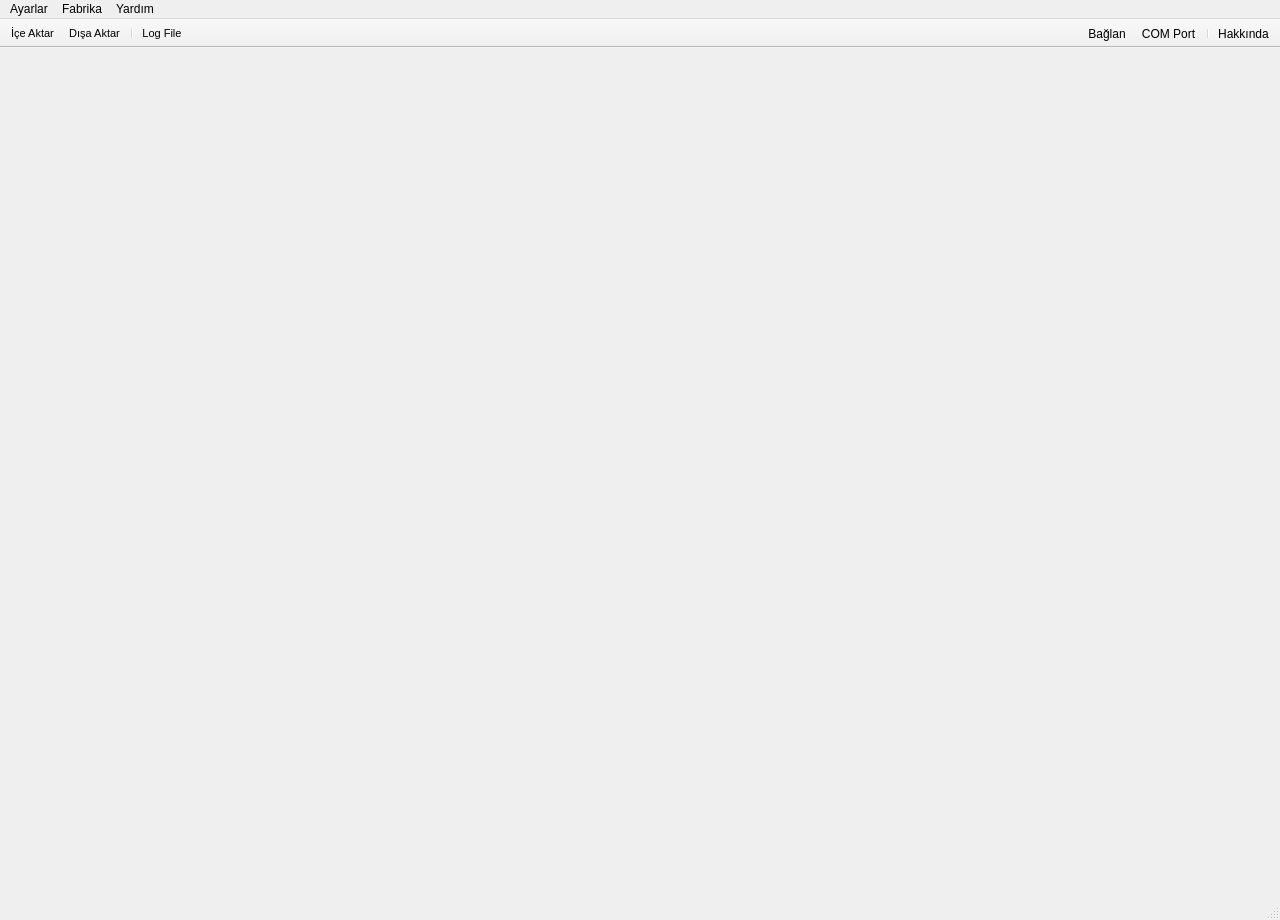
<?xml version="1.0" encoding="UTF-8"?>
<ui version="4.0">
 <class>MainWindow</class>
 <widget class="QMainWindow" name="MainWindow">
  <property name="geometry">
   <rect>
    <x>0</x>
    <y>0</y>
    <width>1280</width>
    <height>920</height>
   </rect>
  </property>
  <property name="windowTitle">
   <string>OnLab Studio</string>
  </property>
  <property name="styleSheet">
   <string notr="true"/>
  </property>
  <widget class="QWidget" name="centralwidget">
   <layout class="QVBoxLayout" name="verticalLayout_2">
    <property name="spacing">
     <number>3</number>
    </property>
    <property name="leftMargin">
     <number>3</number>
    </property>
    <property name="topMargin">
     <number>3</number>
    </property>
    <property name="rightMargin">
     <number>3</number>
    </property>
    <property name="bottomMargin">
     <number>0</number>
    </property>
    <item>
     <widget class="QSplitter" name="splitter">
      <property name="minimumSize">
       <size>
        <width>3</width>
        <height>7</height>
       </size>
      </property>
      <property name="autoFillBackground">
       <bool>false</bool>
      </property>
      <property name="styleSheet">
       <string notr="true">/*QSplitter[orientation=&quot;1&quot;]::handle {
	border: 1px solid #567dbc;
	min-width: 2px;	
	max-width: 2px;
    min-height: 100px;	
	max-height: 100px;
	
}*/
/*QSplitte::handle::horizontal {
	border: 3px dashed blue;
	margin: 50px 1px;
	min-width: 10px;	
	max-width: 10px;
}*/</string>
      </property>
      <property name="frameShape">
       <enum>QFrame::NoFrame</enum>
      </property>
      <property name="frameShadow">
       <enum>QFrame::Plain</enum>
      </property>
      <property name="lineWidth">
       <number>0</number>
      </property>
      <property name="midLineWidth">
       <number>0</number>
      </property>
      <property name="orientation">
       <enum>Qt::Horizontal</enum>
      </property>
      <property name="opaqueResize">
       <bool>true</bool>
      </property>
      <property name="handleWidth">
       <number>3</number>
      </property>
      <property name="childrenCollapsible">
       <bool>false</bool>
      </property>
     </widget>
    </item>
   </layout>
  </widget>
  <widget class="QMenuBar" name="menubar">
   <property name="geometry">
    <rect>
     <x>0</x>
     <y>0</y>
     <width>1280</width>
     <height>20</height>
    </rect>
   </property>
   <widget class="QMenu" name="menuYard_m">
    <property name="title">
     <string>Yardım</string>
    </property>
    <addaction name="actionAbout"/>
   </widget>
   <widget class="QMenu" name="factoryMenu">
    <property name="enabled">
     <bool>true</bool>
    </property>
    <property name="title">
     <string>Fabrika</string>
    </property>
    <addaction name="actionNew_RegAddress"/>
    <addaction name="actionNew_Parameter"/>
    <addaction name="separator"/>
    <addaction name="actionNew_ModbusFunction"/>
    <addaction name="actionNew_DeviceType"/>
    <addaction name="separator"/>
    <addaction name="actionNew_Menu"/>
    <addaction name="actionNew_Page"/>
    <addaction name="actionPair_Menu_Page"/>
    <addaction name="actionPair_RegisterPage"/>
   </widget>
   <widget class="QMenu" name="menuAyarlar">
    <property name="title">
     <string>Ayarlar</string>
    </property>
    <addaction name="actionSerial_RTU"/>
    <addaction name="actionConnect"/>
    <addaction name="separator"/>
    <addaction name="actionOpenFile"/>
    <addaction name="actionSave"/>
    <addaction name="actionSaveAs"/>
    <addaction name="actionSave_Session"/>
    <addaction name="actionLoad_Session"/>
    <addaction name="actionExit"/>
   </widget>
   <addaction name="menuAyarlar"/>
   <addaction name="factoryMenu"/>
   <addaction name="menuYard_m"/>
  </widget>
  <widget class="QStatusBar" name="statusBar">
   <property name="autoFillBackground">
    <bool>false</bool>
   </property>
  </widget>
  <widget class="QToolBar" name="leftTopToolBar">
   <property name="minimumSize">
    <size>
     <width>0</width>
     <height>0</height>
    </size>
   </property>
   <property name="font">
    <font>
     <family>MS Shell Dlg 2</family>
     <pointsize>8</pointsize>
    </font>
   </property>
   <property name="windowTitle">
    <string>TopBar</string>
   </property>
   <property name="movable">
    <bool>false</bool>
   </property>
   <property name="toolButtonStyle">
    <enum>Qt::ToolButtonTextUnderIcon</enum>
   </property>
   <property name="floatable">
    <bool>true</bool>
   </property>
   <attribute name="toolBarArea">
    <enum>TopToolBarArea</enum>
   </attribute>
   <attribute name="toolBarBreak">
    <bool>false</bool>
   </attribute>
   <addaction name="actionLoad_Session"/>
   <addaction name="actionSave_Session"/>
   <addaction name="separator"/>
   <addaction name="actionOpenLogFile"/>
  </widget>
  <widget class="QToolBar" name="rightTopToolBar">
   <property name="minimumSize">
    <size>
     <width>0</width>
     <height>0</height>
    </size>
   </property>
   <property name="windowTitle">
    <string>LeftBar</string>
   </property>
   <property name="layoutDirection">
    <enum>Qt::RightToLeft</enum>
   </property>
   <property name="movable">
    <bool>false</bool>
   </property>
   <property name="toolButtonStyle">
    <enum>Qt::ToolButtonTextUnderIcon</enum>
   </property>
   <attribute name="toolBarArea">
    <enum>TopToolBarArea</enum>
   </attribute>
   <attribute name="toolBarBreak">
    <bool>false</bool>
   </attribute>
   <addaction name="actionAbout"/>
   <addaction name="separator"/>
   <addaction name="actionSerial_RTU"/>
   <addaction name="actionConnect"/>
  </widget>
  <action name="actionExit">
   <property name="icon">
    <iconset resource="icons/icons.qrc">
     <normaloff>:/icons/exit-16.png</normaloff>:/icons/exit-16.png</iconset>
   </property>
   <property name="text">
    <string>Çıkış</string>
   </property>
   <property name="iconVisibleInMenu">
    <bool>true</bool>
   </property>
  </action>
  <action name="actionSave_Session">
   <property name="icon">
    <iconset resource="icons/icons.qrc">
     <normaloff>:/icons/document-export-16.png</normaloff>:/icons/document-export-16.png</iconset>
   </property>
   <property name="text">
    <string>Dışa Aktar</string>
   </property>
  </action>
  <action name="actionLoad_Session">
   <property name="icon">
    <iconset resource="icons/icons.qrc">
     <normaloff>:/icons/document-import-16.png</normaloff>:/icons/document-import-16.png</iconset>
   </property>
   <property name="text">
    <string>İçe Aktar</string>
   </property>
  </action>
  <action name="actionAbout">
   <property name="icon">
    <iconset resource="icons/icons.qrc">
     <normaloff>:/icons/info-sign-16.png</normaloff>:/icons/info-sign-16.png</iconset>
   </property>
   <property name="text">
    <string>Hakkında</string>
   </property>
   <property name="iconVisibleInMenu">
    <bool>true</bool>
   </property>
  </action>
  <action name="actionSerial_RTU">
   <property name="icon">
    <iconset resource="icons/icons.qrc">
     <normaloff>:/icons/serial-pot-16.png</normaloff>:/icons/serial-pot-16.png</iconset>
   </property>
   <property name="text">
    <string>COM Port</string>
   </property>
   <property name="toolTip">
    <string>COM Port</string>
   </property>
   <property name="iconVisibleInMenu">
    <bool>true</bool>
   </property>
  </action>
  <action name="actionOpenLogFile">
   <property name="icon">
    <iconset resource="icons/icons.qrc">
     <normaloff>:/icons/text-x-log-16.png</normaloff>:/icons/text-x-log-16.png</iconset>
   </property>
   <property name="text">
    <string>Log File</string>
   </property>
  </action>
  <action name="actionConnect">
   <property name="checkable">
    <bool>true</bool>
   </property>
   <property name="icon">
    <iconset resource="icons/icons.qrc">
     <normaloff>:/icons/plug-disconnect-16.png</normaloff>
     <normalon>:/icons/plug-connect-16.png</normalon>:/icons/plug-disconnect-16.png</iconset>
   </property>
   <property name="text">
    <string>Bağlan</string>
   </property>
  </action>
  <action name="actionNew_RegAddress">
   <property name="icon">
    <iconset resource="icons/icons.qrc">
     <normaloff>:/icons/Header16.png</normaloff>:/icons/Header16.png</iconset>
   </property>
   <property name="text">
    <string>Registers</string>
   </property>
  </action>
  <action name="actionNew_Parameter">
   <property name="enabled">
    <bool>false</bool>
   </property>
   <property name="icon">
    <iconset resource="icons/icons.qrc">
     <normaloff>:/icons/Header16.png</normaloff>:/icons/Header16.png</iconset>
   </property>
   <property name="text">
    <string>Parameters</string>
   </property>
  </action>
  <action name="actionNew_ModbusFunction">
   <property name="icon">
    <iconset resource="icons/icons.qrc">
     <normaloff>:/icons/Header16.png</normaloff>:/icons/Header16.png</iconset>
   </property>
   <property name="text">
    <string>Modbus Functions</string>
   </property>
   <property name="toolTip">
    <string>Modbus Functions</string>
   </property>
  </action>
  <action name="actionNew_DeviceType">
   <property name="icon">
    <iconset resource="icons/icons.qrc">
     <normaloff>:/icons/connect-24.png</normaloff>:/icons/connect-24.png</iconset>
   </property>
   <property name="text">
    <string>Device Types</string>
   </property>
  </action>
  <action name="actionNew_Page">
   <property name="icon">
    <iconset resource="icons/icons.qrc">
     <normaloff>:/icons/text-x-log-16.png</normaloff>:/icons/text-x-log-16.png</iconset>
   </property>
   <property name="text">
    <string>Pages</string>
   </property>
  </action>
  <action name="actionNew_Menu">
   <property name="icon">
    <iconset resource="icons/icons.qrc">
     <normaloff>:/icons/edit-16.png</normaloff>:/icons/edit-16.png</iconset>
   </property>
   <property name="text">
    <string>Menus</string>
   </property>
  </action>
  <action name="actionPair_Menu_Page">
   <property name="enabled">
    <bool>true</bool>
   </property>
   <property name="icon">
    <iconset resource="icons/icons.qrc">
     <normaloff>:/icons/data-sort-16.png</normaloff>:/icons/data-sort-16.png</iconset>
   </property>
   <property name="text">
    <string>Pair Menu - Page</string>
   </property>
  </action>
  <action name="actionOpenFile">
   <property name="text">
    <string>Dosya Aç</string>
   </property>
   <property name="toolTip">
    <string>Dosya Aç</string>
   </property>
   <property name="shortcut">
    <string>Ctrl+O</string>
   </property>
  </action>
  <action name="actionSaveAs">
   <property name="text">
    <string>Farklı Kaydet</string>
   </property>
   <property name="toolTip">
    <string>Farklı Kaydet</string>
   </property>
  </action>
  <action name="actionSave">
   <property name="text">
    <string>Kaydet</string>
   </property>
   <property name="toolTip">
    <string>Kaydet</string>
   </property>
  </action>
  <action name="actionPair_RegisterPage">
   <property name="enabled">
    <bool>true</bool>
   </property>
   <property name="icon">
    <iconset resource="icons/icons.qrc">
     <normaloff>:/icons/data-sort-16.png</normaloff>:/icons/data-sort-16.png</iconset>
   </property>
   <property name="text">
    <string>Pair Page - Register</string>
   </property>
   <property name="toolTip">
    <string>Pair Registers With Page</string>
   </property>
  </action>
 </widget>
 <resources>
  <include location="icons/icons.qrc"/>
 </resources>
 <connections/>
</ui>
